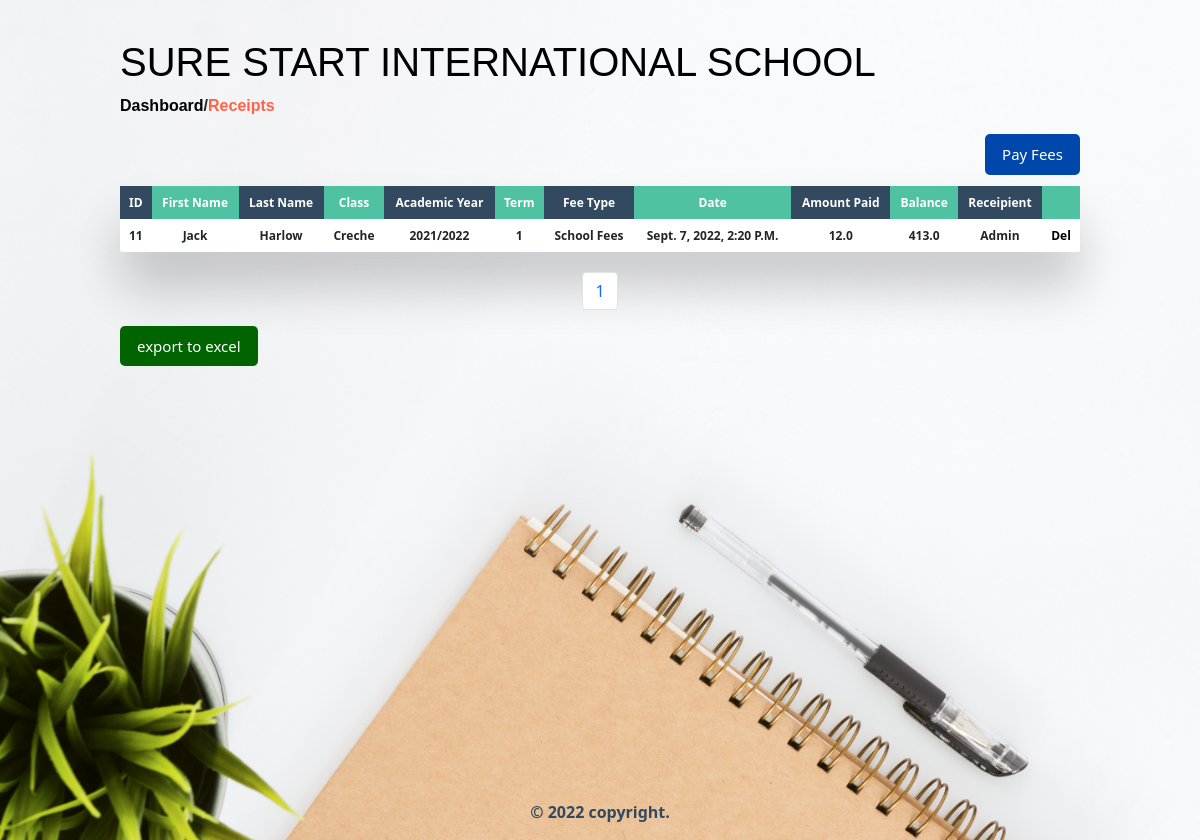
Page /receipts/ on the earlier database version.
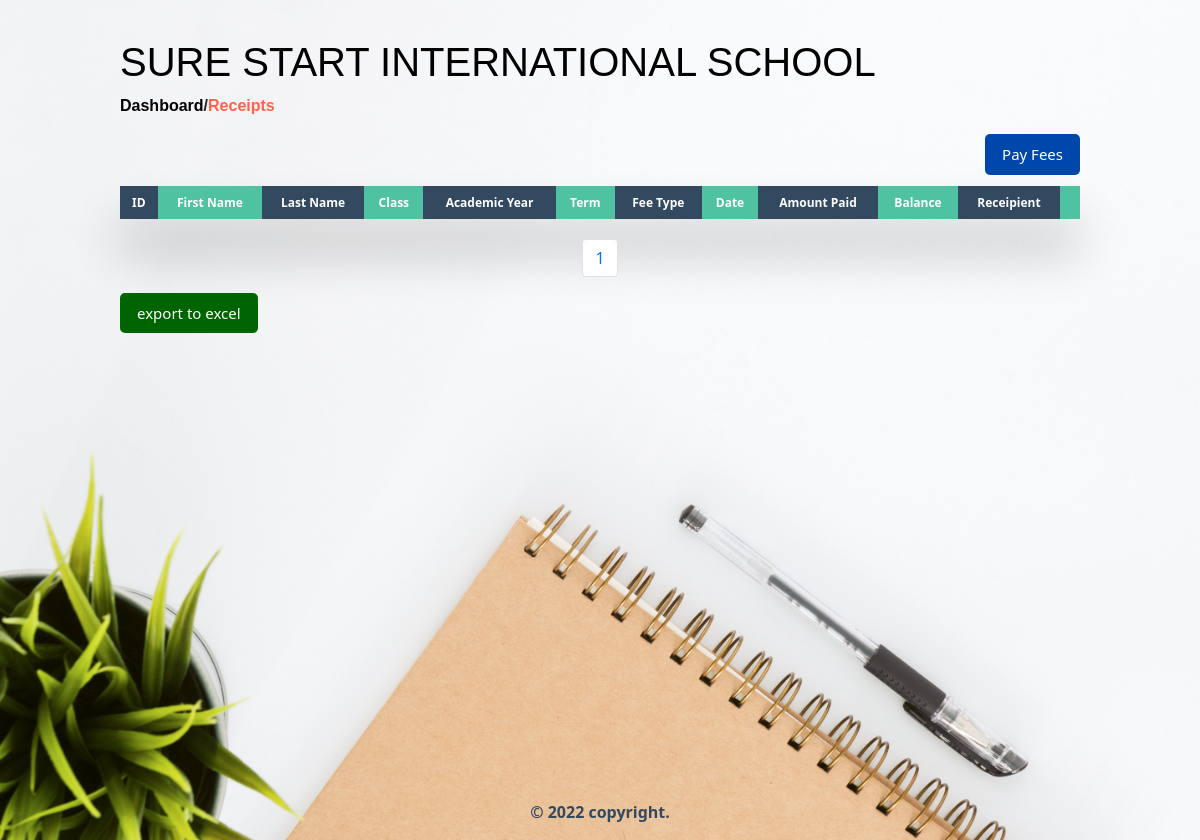
Same page on the later database version.
### fees/models.py (models this page shows, shortened)
class Receipt(models.Model):
    student_id = models.CharField(max_length=255)
    first_name = models.CharField(max_length=255)
    last_name = models.CharField(max_length=255)
    student_class = models.CharField(max_length=20)
    fee_type = models.CharField(max_length=20)
    balance = models.FloatField(max_length=255)
    amount_paid = models.FloatField(max_length=255 ,default=0)
    academic_year = models.CharField(max_length=20)
    term = models.CharField(max_length=5)
    payment_date = models.DateTimeField(auto_now_add=True)
    receipient =  models.ForeignKey(get_user_model(), on_delete=models.CASCADE)
    class Meta:
        ordering = ['-payment_date']

### users/models.py (models this page shows)
class CustomUser(AbstractUser):
    is_email_verified = models.BooleanField(default=False)
    token = models.TextField(blank=True, null=True)

### fees/views.py (the view, shortened to what this page needs)
# urls.py: path('receipts/',receipts_list_and_create,name='receipts'),
def receipts_list_and_create(request):
    form = ReceiptsForm(request.POST or None)
    objects = Receipt.objects.all()
    p = Paginator(Receipt.objects.all(),10)
    page = request.GET.get('page')
    fees_list = p.get_page(page)
    nums = "a" * fees_list.paginator.num_pages
    return render(request, 'receipt_list.html', {'objects': objects,
    'fees_list':fees_list,
    'nums':nums,
    'form': form
    })

### templates/receipt_list.html (shortened to what this page needs)
{% extends 'base.html' %}
{% block content %}
<div class="dashboard-container">
    <div class="top-nav">
        <h1><a href="{% url 'dashboard' %}">SURE START INTERNATIONAL SCHOOL</a></h1>
        <p><a href="{% url 'dashboard' %}">Dashboard</a>/<a href="{% url 'receipts' %}" class="active-link">Receipts</a></p>
    </div>
    <div class="add-div">
        <a href="#" id="modal-btn"><button class="btn-primary btn-primary-wd">Pay Fees</button></a>
    </div>
    <div class="table-wrapper" id="student_table_div">
        <table class="fl-table" id="table2excel_fees">
            <thead>
                <tr>
                    <th>ID</th>
                    <th>First Name</th>
                    <th>Last Name</th>
                    <th>Class</th>
                    <th>Academic Year</th>
                    <th>Term</th>
                    <th>Fee type</th>
                    <th>Date</th>
                    <th>Amount paid</th>
                    <th>Balance</th>
                    <th>Receipient</th>
                    <th class="excludeThisClass"></th>
                </tr>
            </thead>
            <tbody>
                {% for fees in fees_list %}
                    <tr>
                        <th>{{ fees.student_id }}</th>
                        <th>{{ fees.first_name }}</th>
                        <th>{{ fees.last_name }}</th>
                        <th>{{ fees.student_class }}</th>
                        <th>{{ fees.academic_year }}</th>
                        <th>{{ fees.term }}</th>
                        <th>{{ fees.fee_type }}</th>
                        <th>{{ fees.payment_date }}</th>
                        <th>{{ fees.amount_paid }}</th>
                        <th>{{ fees.balance }}</th>
                        <th>{{ fees.receipient }}</th>
                        <th class="excludeThisClass"><a href="{% url 'receipt_delete' fees.pk %}">del</a></th>
                    </tr>
                {% endfor %}
            </tbody>
        </table>
    </div>
    <nav aria-label="Page navigation example">
        <ul class="pagination justify-content-center">
            {% for i in nums %}
	            <li class="page-item"><a class="page-link" href="?page={{ forloop.counter }}">{{ forloop.counter }}</a></li>
            {% endfor %}
        </ul>
    </nav>
    <button id="btnExport_excel_fees" class="btn-primary btn-primary-wd info-btn-1">export to excel</button>
</div>
{% endblock content %}

### templates/base.html (shortened to what this page needs)
{% load static %}
<html lang="en">
<head>
    <link href="https://cdn.jsdelivr.net/npm/bootstrap@5.0.0-beta1/dist/css/bootstrap.min.css" rel="stylesheet">
    <link href="{% static 'css/base.css' %}" rel="stylesheet">
    <link rel="stylesheet" href="{% static 'css/font-awesome.min.css' %}" />
</head>
<body>
    <main>
        {% block content %}
        {% endblock content %}
        <footer>
            <p>&copy; 2022 copyright.</p>
        </footer>
    </main>
</body>
</html>

### static/css/base.css (style rules this page uses)
html { box-sizing: border-box; overflow-y: scroll; }
body { background-image: url(../img/school-bg.jpg); background-repeat: no-repeat; background-size: cover; background-position: center; overflow-y: scroll; }
a { text-decoration: none; color: black }
ul { list-style: none; }
.btn-primary { padding: 8px 16px; background-color: #0047AB; color: white; font-size: 15px; font-family: 'Segoe UI', Tahoma, Geneva, Verdana, sans-serif; margin-top: 3%; border-radius: 5px; cursor: pointer; transition: 0.7s ease-in-out; border: 1px solid transparent; }
.dashboard-container { max-width: 80%; height: 100%; margin: 0 auto; }
.dashboard-container h1 { font-family: 'Trebuchet MS', 'Lucida Sans Unicode', 'Lucida Grande', 'Lucida Sans', Arial, sans-serif; padding: 4% 0 0 0; }
.top-nav p { font-family: 'Gill Sans', 'Gill Sans MT', Calibri, 'Trebuchet MS', sans-serif; font-weight: 700; cursor: pointer; }
.active-link { color: tomato; }
.btn-primary-wd { margin: 0% 0 1% 0 !important; }
.add-div { display: flex; flex-flow: row wrap; align-items: center; width: 100%; justify-content: flex-end; }
.add-div a { margin-left: 3%; }
* { box-sizing: border-box; -webkit-box-sizing: border-box; -moz-box-sizing: border-box; }
.table-wrapper { margin: 10px 0px 20px 0px; box-shadow: 0px 35px 50px rgba( 0, 0, 0, 0.2 ); width: 100%; display: flex; justify-content: center; }
.fl-table { border-radius: 5px; font-size: 12px; font-weight: normal; border: none; border-collapse: collapse; width: 100%; max-width: 100%; white-space: nowrap; background-color: white; text-transform: capitalize; }
.fl-table td, .fl-table th { text-align: center; padding: 8px; }
.fl-table thead th { color: #ffffff; background: #4FC3A1; }
.fl-table thead th:nth-child(odd) { color: #ffffff; background: #324960; }
.info-btn-1 { background-color:darkgreen }
#btnExport_excel_fees { margin-bottom: 40% !important; }
footer { display: flex; flex-flow: row wrap; justify-content: center; align-items: center; height: 5%; }
footer p { text-align: center; color: #324960; font-weight: bold; }

Differences in the rows shown:
removed Receipt: student_id "11", first_name "Jack", last_name "Harlow", student_class "Creche", academic_year "2021/2022", term "1", fee_type "School Fees", payment_date "Sept. 7, 2022, 2:20 P.m.", amount_paid "12.0", balance "413.0", receipient "Admin"
